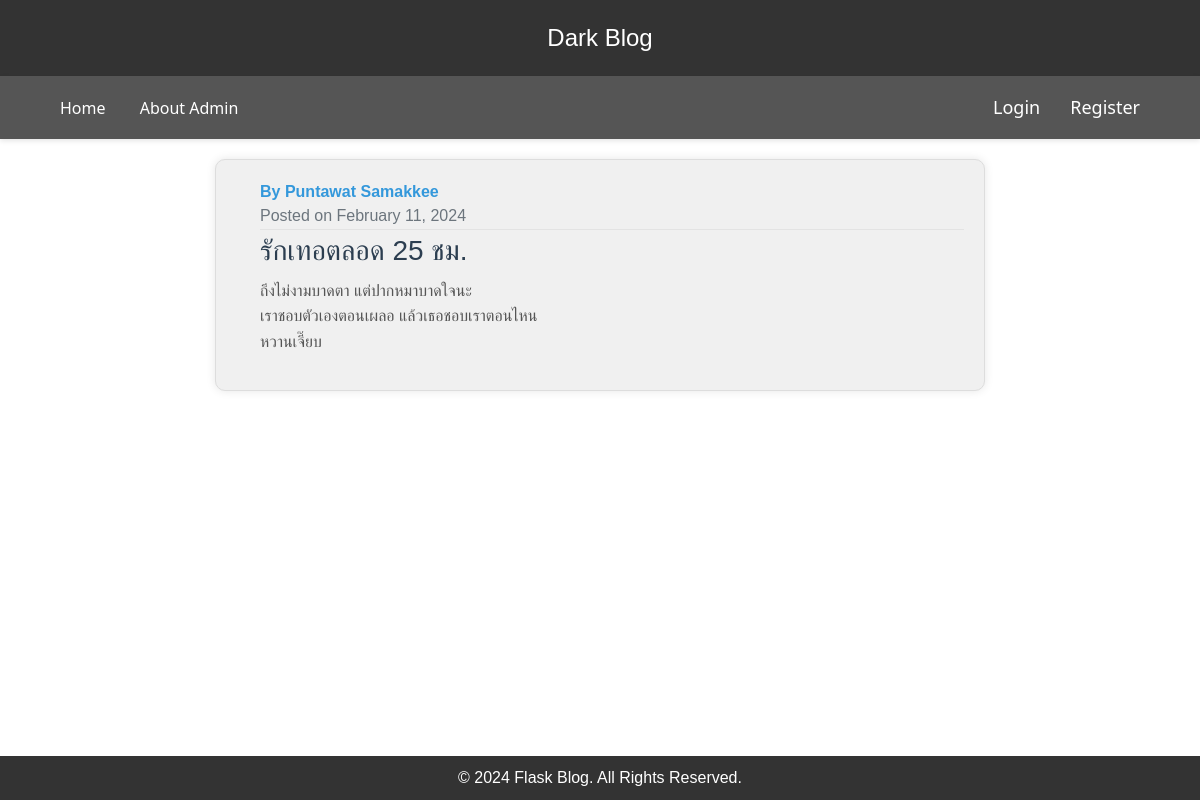
/post/10, run on the app's committed database.
### flaskblog/model.py (models this page shows, shortened)
class User(db.Model, UserMixin):
    id = db.Column(db.Integer, primary_key=True)
    username = db.Column(db.String(20), unique=True, nullable=False)
    email = db.Column(db.String(120), unique=True, nullable=False)
    image_file = db.Column(db.String(20), nullable=False, default='default.jpg')
    password = db.Column(db.String(60), nullable=False)
    posts = db.relationship('Post', backref='author', lazy=True)

class Post(db.Model):
    id = db.Column(db.Integer, primary_key=True)
    title = db.Column(db.String(100), nullable=False)
    date_posted = db.Column(db.DateTime, nullable=False, default=datetime.utcnow())
    content = db.Column(db.Text, nullable=False)
    user_id = db.Column(db.Integer, db.ForeignKey('user.id'), nullable=False)

### flaskblog/routes.py (the view)
@app.route("/post/<int:post_id>")
def post(post_id):
    post = Post.query.get_or_404(post_id)
    return render_template('post.html', title=post.title, post=post)

### flaskblog/templates/post.html (shortened to what this page needs)
{% extends "layout.html" %}
{% block content %}
    <article class="media content-section">
        <div class="media-body ml-4">
            <div class="article-metadata">
                <span class="mr-2">
                    <a href="{{ url_for('user_posts', username=post.author.username) }}" class="article-link">
                        <strong>By {{ post.author.username }}</strong><br>
                    </a>
                </span>
                <span class="text-muted">
                    Posted on {{ post.date_posted.strftime('%B %d, %Y') }}
                </span>
            </div>
            <h2 class="article-title">{{ post.title }}</h2>
            <p class="article-content">{{ post.content }}</p>
        </div>
    </article>
{% endblock content %}

### flaskblog/static/main.css (style rules this page uses)
body { background: #fafafa; color: #333333; margin-top: 5rem; }
h1, h2, h3, h4, h5, h6 { color: #444444; }
.content-section { background: #ffffff; padding: 10px 20px; border: 1px solid #dddddd; border-radius: 3px; margin-bottom: 20px; }
.article-title { color: #444444; }
.article-content { white-space: pre-line; }
.article-metadata { padding-bottom: 1px; margin-bottom: 4px; border-bottom: 1px solid #e3e3e3 }
body { display: flex; flex-direction: column; min-height: 100vh; }
.article-link { text-decoration: none; color: #3498db; transition: color 0.3s ease; }
.article-title { font-size: 28px; color: #2c3e50; margin-bottom: 10px; }
.article-content { color: #555; line-height: 1.6; }
body { background-color: #fff; margin: 0; }

### flaskblog/templates/layout.html (style rules this page uses)
body { font-family: 'Arial', sans-serif; background-color: #ffffff; color: #000000; margin: 0; padding: 0; }
.content-section { background-color: #f0f0f0; padding: 20px; margin-bottom: 20px; border-radius: 10px; box-shadow: 0 0 10px rgba(0, 0, 0, 0.1); transition: transform 0.3s ease; }
body { display: flex; flex-direction: column; min-height: 100vh; }

### data on the page
User: author.username "Puntawat Samakkee"
Post: date_posted "February 11, 2024", title "รักเทอตลอด 25 ชม.", content "ถึงไม่งามบาดตา แต่ปากหมาบาดใจนะ เราชอบตัวเองตอนเผลอ แล้วเธอชอบเราตอนไหน หวานเจี๊ยบ"
